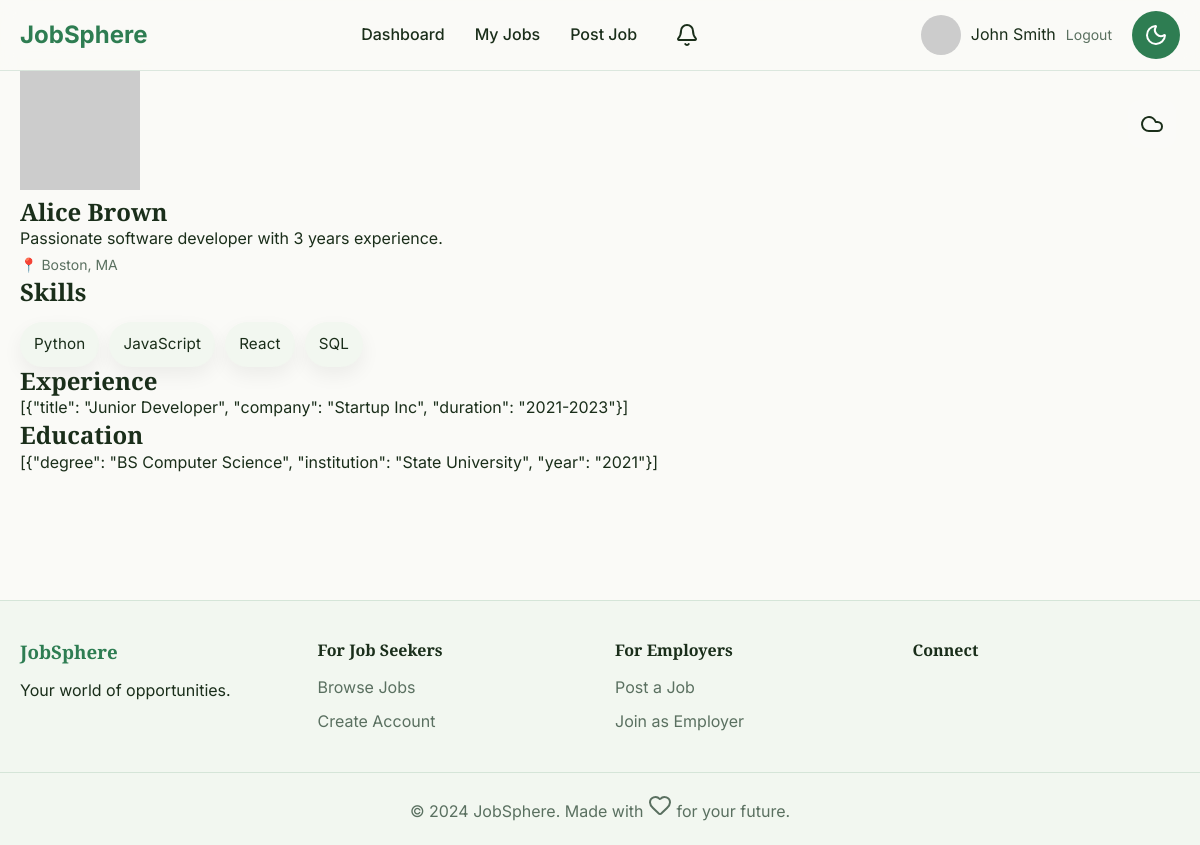
Page /profile/3 (signed in) on the committed database.
### models.py (models this page shows, shortened)
class User(UserMixin, db.Model):
    __tablename__ = 'users'
    id = db.Column(db.Integer, primary_key=True)
    name = db.Column(db.String(100), nullable=False)
    email = db.Column(db.String(150), unique=True, nullable=False)
    password_hash = db.Column(db.String(255), nullable=False)
    role = db.Column(db.Enum('seeker', 'employer'), nullable=False)
    avatar_url = db.Column(db.String(255))
    is_active = db.Column(db.Boolean, default=True)
    created_at = db.Column(db.DateTime, default=datetime.utcnow)
    last_login = db.Column(db.DateTime)

class SeekerProfile(db.Model):
    __tablename__ = 'seeker_profiles'
    id = db.Column(db.Integer, primary_key=True)
    user_id = db.Column(db.Integer, db.ForeignKey('users.id', ondelete='CASCADE'), nullable=False)
    bio = db.Column(db.Text)
    skills = db.Column(db.Text)  # comma-separated
    experience = db.Column(db.Text)  # JSON
    education = db.Column(db.Text)  # JSON
    resume_url = db.Column(db.String(255))
    linkedin_url = db.Column(db.String(255))
    portfolio_url = db.Column(db.String(255))
    location = db.Column(db.String(100))
    job_type_pref = db.Column(db.String(50))
    profile_complete_pct = db.Column(db.Integer, default=0)
    updated_at = db.Column(db.DateTime, default=datetime.utcnow, onupdate=datetime.utcnow)
    user = db.relationship('User', backref=db.backref('seeker_profile', uselist=False))

### app.py (the view)
    @app.route('/profile/<int:user_id>')
    def public_profile(user_id):
        user = User.query.get_or_404(user_id)
        if user.role == 'seeker':
            return render_template('profile/seeker_view.html', user=user, public=True)
        else:
            return render_template('profile/employer_view.html', user=user, public=True)

### utils.py (called while the page is built)
def get_unread_notifications_count(user_id):
    return Notification.query.filter_by(user_id=user_id, is_read=False).count()

### templates/profile/seeker_view.html (shortened to what this page needs)
{% extends "base.html" %}
{% block content %}
<section class="profile-section seeker-profile">
    <div class="container">
        {% set profile = user.seeker_profile if user else current_user.seeker_profile %}
        <div class="profile-header">
            <img src="{% if user.avatar_url %}{{ url_for('uploaded_file', filename=user.avatar_url) }}{% else %}https://via.placeholder.com/120x120?text={{ user.name[0] }}{% endif %}" alt="{{ user.name }}" class="profile-avatar">
            <div class="profile-info">
                <h1>{{ user.name }}</h1>
                {% if profile %}
                    <p class="bio">{{ profile.bio }}</p>
                    {% if profile.location %}
                        <span class="location">📍 {{ profile.location }}</span>
                    {% endif %}
                {% endif %}
            </div>
        </div>
        {% if profile %}
            <div class="profile-content">
                {% if profile.skills %}
                <div class="profile-section">
                    <h2>Skills</h2>
                    <div class="skills-list">
                        {% for skill in profile.skills.split(',') %}
                            <span class="skill-tag">{{ skill.strip() }}</span>
                        {% endfor %}
                    </div>
                </div>
                {% endif %}
                {% if profile.experience %}
                <div class="profile-section">
                    <h2>Experience</h2>
                    <p>{{ profile.experience }}</p>
                </div>
                {% endif %}
                {% if profile.education %}
                <div class="profile-section">
                    <h2>Education</h2>
                    <p>{{ profile.education }}</p>
                </div>
                {% endif %}
            </div>
        {% else %}
            <p class="empty-state">Profile not yet completed.</p>
        {% endif %}
    </div>
</section>
{% endblock %}

### templates/base.html (shortened to what this page needs)
<!DOCTYPE html>
<html lang="en">
<head>
    <link rel="stylesheet" href="{{ url_for('static', filename='css/main.css') }}">
    <link rel="stylesheet" href="{{ url_for('static', filename='css/themes.css') }}">
    <link rel="stylesheet" href="{{ url_for('static', filename='css/components.css') }}">
    <link rel="stylesheet" href="{{ url_for('static', filename='css/animations.css') }}">
</head>
<body data-theme="{% if session.get('theme') %}{{ session['theme'] }}{% else %}light{% endif %}">
    <nav class="navbar">
        <div class="nav-container">
            <a href="{{ url_for('index') }}" class="nav-logo">
                <span class="logo-text">JobSphere</span>
            </a>
            <div class="nav-links">
                {% if current_user.is_authenticated %}
                    {% if current_user.role == 'seeker' %}
                        <a href="{{ url_for('jobs') }}">Browse Jobs</a>
                        <a href="{{ url_for('seeker_applications') }}">My Applications</a>
                        <a href="{{ url_for('seeker_dashboard') }}">Dashboard</a>
                    {% else %}
                        <a href="{{ url_for('employer_dashboard') }}">Dashboard</a>
                        <a href="{{ url_for('employer_jobs') }}">My Jobs</a>
                        <a href="{{ url_for('post_job') }}">Post Job</a>
                    {% endif %}
                    <a href="{{ url_for('notifications') }}" class="notifications-link">
                        <i data-lucide="bell"></i>
                    </a>
                {% else %}
                    <a href="{{ url_for('jobs') }}">Browse Jobs</a>
                    <a href="{{ url_for('register') }}">Join Now</a>
                    <a href="{{ url_for('login') }}">Sign In</a>
                {% endif %}
            </div>
            <div class="nav-user">
                {% if current_user.is_authenticated %}
                    <div class="user-menu">
                        <img src="{% if current_user.avatar_url %}{{ url_for('uploaded_file', filename=current_user.avatar_url) }}{% else %}https://via.placeholder.com/40x40?text={{ current_user.name[0] }}{% endif %}" alt="Avatar" class="user-avatar">
                        <span>{{ current_user.name }}</span>
                        <a href="{{ url_for('logout') }}" class="logout-link">Logout</a>
                    </div>
                {% endif %}
                <button id="theme-toggle" aria-label="Switch theme">
                    <i data-lucide="{% if session.get('theme') == 'dark' %}sun{% else %}moon{% endif %}"></i>
                </button>
            </div>
        </div>
    </nav>
    <main class="main-content">
        {% block content %}{% endblock %}
    </main>
    <footer class="footer">
        <div class="footer-content">
            <div class="footer-section">
                <h3>JobSphere</h3>
                <p>Your world of opportunities.</p>
            </div>
            <div class="footer-section">
                <h4>For Job Seekers</h4>
                <a href="{{ url_for('jobs') }}">Browse Jobs</a>
                <a href="{{ url_for('register') }}">Create Account</a>
            </div>
            <div class="footer-section">
                <h4>For Employers</h4>
                <a href="{{ url_for('post_job') }}">Post a Job</a>
                <a href="{{ url_for('register') }}">Join as Employer</a>
            </div>
            <div class="footer-section">
                <h4>Connect</h4>
                <div class="social-links">
                </div>
            </div>
        </div>
        <div class="footer-bottom">
            <p>&copy; 2024 JobSphere. Made with <i data-lucide="heart"></i> for your future.</p>
        </div>
    </footer>
    <div class="weather-control-panel">
        <button class="weather-menu-toggle" id="weather-menu-toggle" aria-label="Weather menu">
            <i data-lucide="cloud"></i>
        </button>
    </div>
</body>
</html>

### static/css/main.css (style rules this page uses)
* { margin: 0; padding: 0; box-sizing: border-box; }
:root { --font-primary: 'Inter', sans-serif; --font-heading: 'Playfair Display', serif; }
body { font-family: var(--font-primary); line-height: 1.6; color: var(--text-primary); background: var(--bg-primary); transition: background-color 0.3s ease, color 0.3s ease; }
h1, h2, h3, h4, h5, h6 { font-family: var(--font-heading); font-weight: 700; line-height: 1.2; }
a { color: var(--accent-primary); text-decoration: none; transition: color 0.2s ease; }
.container { max-width: 1200px; margin: 0 auto; padding: 0 20px; }
.navbar { position: fixed; top: 0; left: 0; right: 0; z-index: 1000; background: rgba(250, 250, 247, 0.8); backdrop-filter: blur(10px); border-bottom: 1px solid var(--border); transition: all 0.3s ease; }
.nav-container { max-width: 1200px; margin: 0 auto; padding: 0 20px; display: flex; align-items: center; justify-content: space-between; height: 70px; }
.nav-logo { font-size: 24px; font-weight: 700; color: var(--accent-primary); }
.nav-links { display: flex; gap: 30px; align-items: center; }
.nav-links a { font-weight: 500; color: var(--text-primary); transition: color 0.2s ease; }
.nav-user { display: flex; align-items: center; gap: 20px; }
.user-menu { display: flex; align-items: center; gap: 10px; position: relative; }
.user-avatar { width: 40px; height: 40px; border-radius: 50%; object-fit: cover; }
.logout-link { color: var(--text-secondary); font-size: 14px; }
#theme-toggle { width: 48px; height: 48px; border-radius: 50%; border: none; background: var(--accent-primary); color: white; cursor: pointer; display: flex; align-items: center; justify-content: center; transition: all 0.2s ease; }
.notifications-link { position: relative; display: flex; align-items: center; justify-content: center; width: 40px; height: 40px; border-radius: 50%; background: var(--glass-bg); color: var(--text-primary); transition: all 0.2s ease; }
.main-content { margin-top: 70px; min-height: calc(100vh - 70px - 200px); }
.footer { background: var(--bg-secondary); border-top: 1px solid var(--border); padding: 40px 0 20px; }
.footer-content { max-width: 1200px; margin: 0 auto; padding: 0 20px; display: grid; grid-template-columns: repeat(auto-fit, minmax(250px, 1fr)); gap: 30px; }
.footer-section h3 { color: var(--accent-primary); margin-bottom: 15px; }
.footer-section h4 { margin-bottom: 15px; color: var(--text-primary); }
.footer-section a { display: block; margin-bottom: 8px; color: var(--text-secondary); }
.social-links { display: flex; gap: 15px; }
.footer-bottom { text-align: center; margin-top: 30px; padding-top: 20px; border-top: 1px solid var(--border); color: var(--text-secondary); }

### static/css/themes.css (style rules this page uses)
:root[data-theme="light"] { --bg-primary: #FAFAF7; --bg-secondary: #F2F7F0; --bg-card: #FFFFFF; --accent-primary: #2E7D52; --accent-primary-dark: #25633f; --accent-secondary: #5B8DB8; --accent-secondary-dark: #4a7194; --text-primary: #1A2E1A; --text-secondary: #5A7060; --border: rgba(46, 125, 82, 0.15); }
* { transition: background-color 0.3s ease, color 0.3s ease, border-color 0.3s ease; }

### static/css/components.css (style rules this page uses)
.weather-control-panel { position: fixed; top: 100px; right: 24px; z-index: 1000; }
:root[data-theme="light"] .weather-control-panel { display: flex; align-items: center; }
.weather-menu-toggle { width: 48px; height: 48px; border-radius: 12px; border: 2px solid transparent; background: rgba(255, 255, 255, 0.15); color: var(--text-primary); cursor: pointer; transition: all 0.3s ease; display: flex; align-items: center; justify-content: center; font-size: 20px; }
.skills-list { display: flex; flex-wrap: wrap; gap: 10px; margin-top: 16px; }
.skill-tag { background: var(--bg-secondary); color: var(--text-primary); padding: 10px 14px; border-radius: 999px; font-size: 0.95rem; letter-spacing: 0.01em; box-shadow: 0 8px 20px rgba(0, 0, 0, 0.06); }
.location { color: var(--text-secondary); font-size: 0.875rem; }

### rows in the picture
User: name "John Smith"
User: name "Alice Brown"
SeekerProfile: bio "Passionate software developer with 3 years experience.", location "Boston, MA", experience "[{\"title\": \"Junior Developer\", \"company\": \"Startup Inc\", \"duration\": \"2021-2023\"}]", education "[{\"degree\": \"BS Computer Science\", \"institution\": \"State University\", \"year\": \"2021\"}]"

### other values in the picture
{{ skill.strip() }} "Python" "JavaScript" "React" "SQL"
